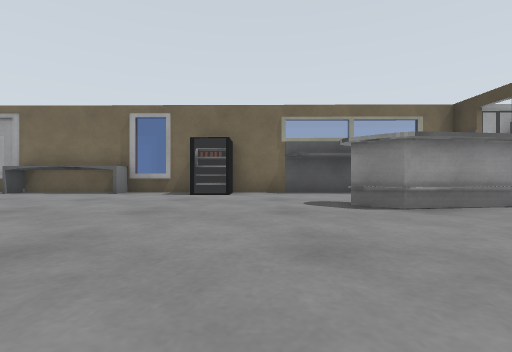
[1] (above)

13 first-person views from a walk through a Gazebo world. The camera is 0.5 m above the floor, looks level and sees 85° across. The floor is counted in squares, 1 m on a side. Each view is taken from the middle of a square. On the plan, view 1 faces up. The plan holds only what a view shows up to about 9 squares ahead; the rest is blank. Robots are left out.

[2]
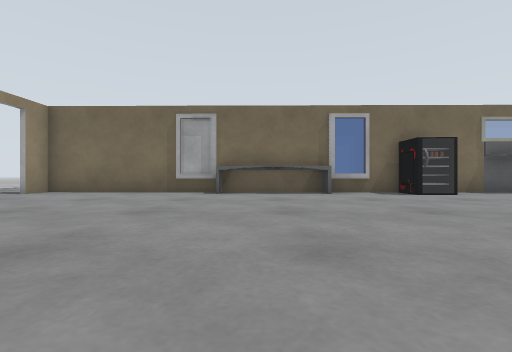

[3]
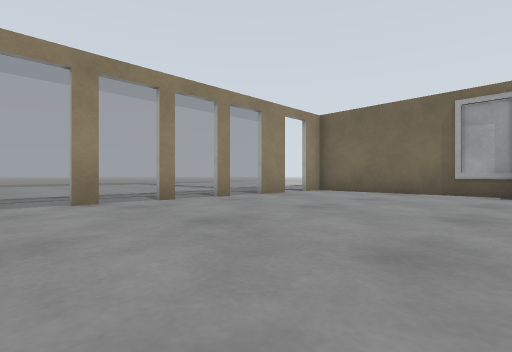

[4]
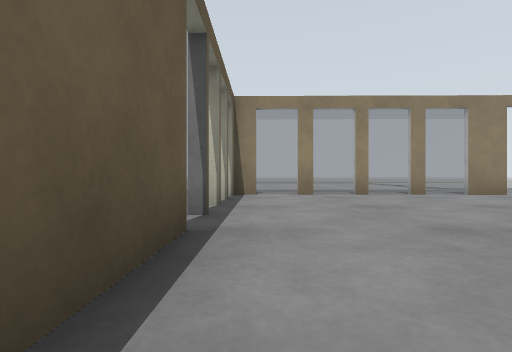

[5]
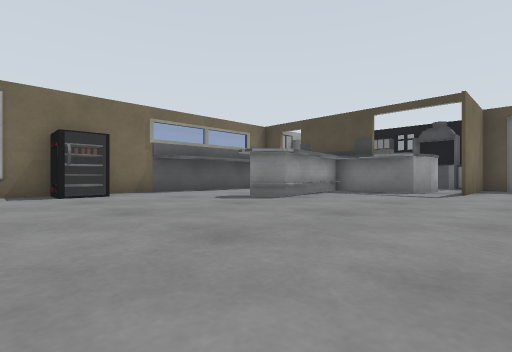

[6]
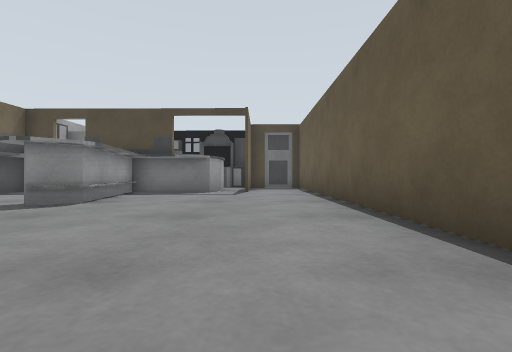

[7]
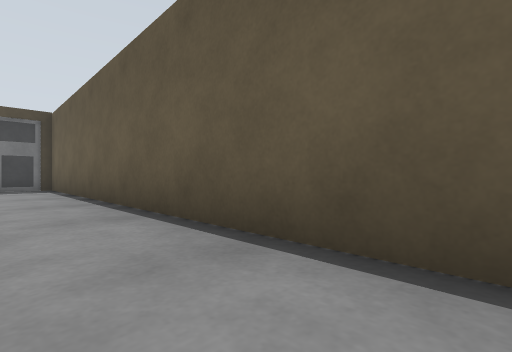

[8]
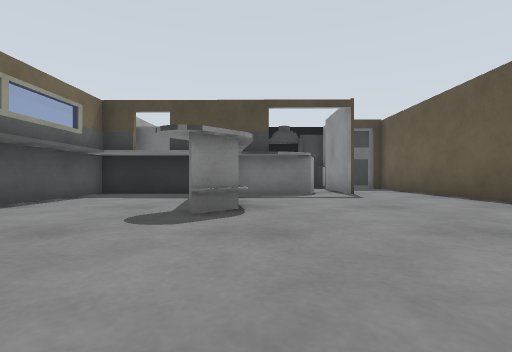

[9]
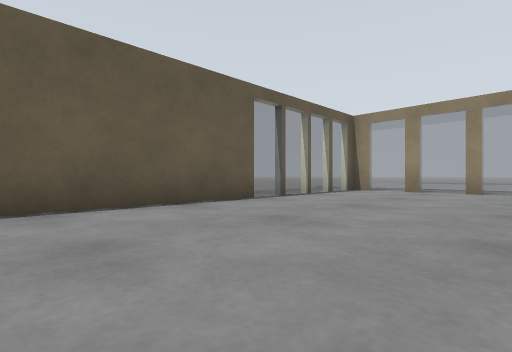

[10]
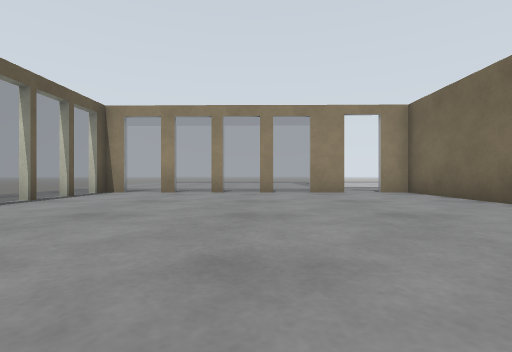

[11]
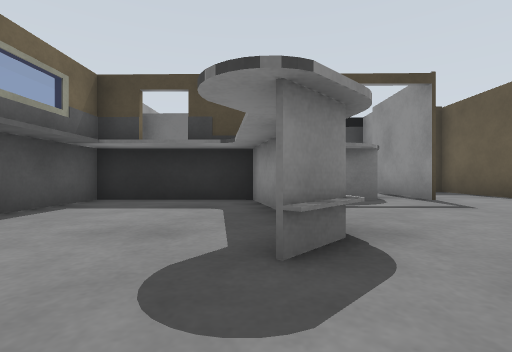

[12]
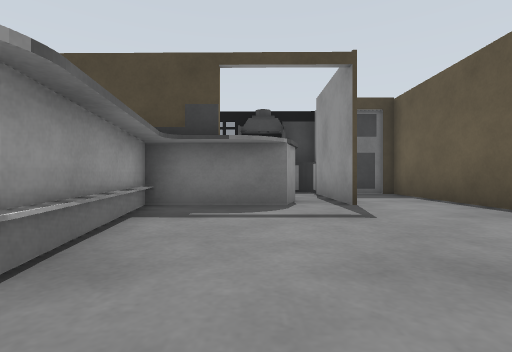

[13]
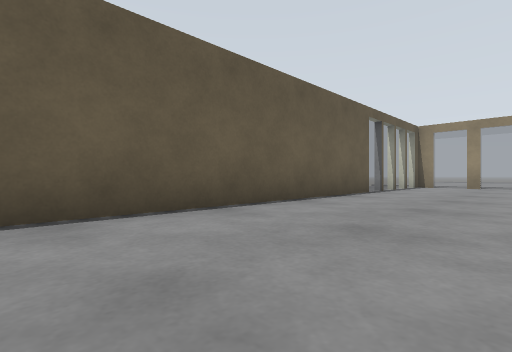

### Floor plan
Key: @ floor where view 1 was taken; # wall or solid block; . floor; = window, fence, low wall or low ledge.
Columns run from 15 left of view 1 to 10 right of it. Each row starts with its distance up from view 1.
  9   #######  ######
  8   #.....=###..#.########
  7   ............=.....####
  6  .#.................##
  5  .=..............#####
  4  .=..............###.#
  3 ..=..................##
  2 ..=...................#  #
  1 ..=..................#####
  0 ..=#...........@........#
 -1   .=#===#################
 -2   ...
 -3   ..

Positions as (right, up) in squares from view 1, and headings:
1: (0, 0), facing up
2: (-6, 0), facing up
3: (-7, 0), facing up-left
4: (-5, 0), facing left
5: (-3, 0), facing up-right
6: (-3, 1), facing right
7: (-3, 1), facing down-right
8: (-2, 4), facing right
9: (-3, 4), facing down-left
10: (-4, 4), facing left
11: (0, 5), facing right
12: (1, 3), facing right
13: (1, 3), facing down-left
